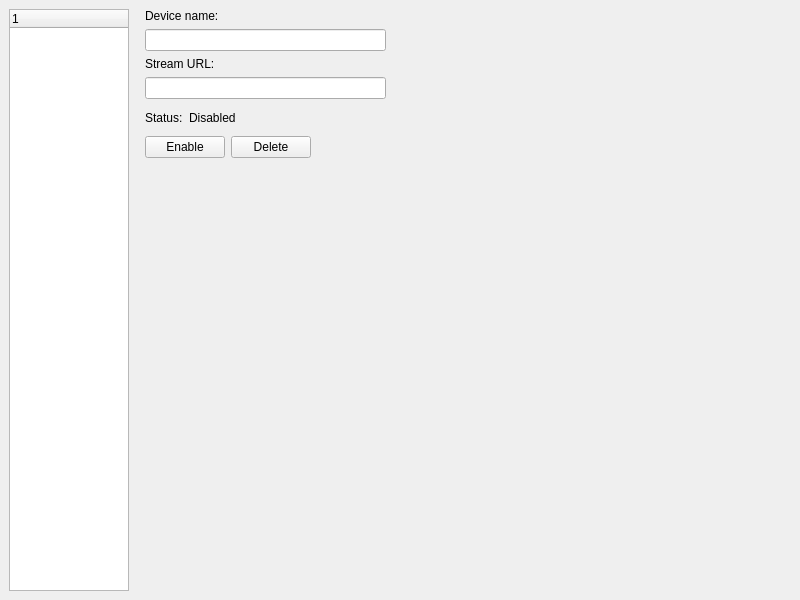
<?xml version="1.0" encoding="UTF-8"?>
<ui version="4.0">
 <class>MainWindow</class>
 <widget class="QMainWindow" name="MainWindow">
  <property name="geometry">
   <rect>
    <x>0</x>
    <y>0</y>
    <width>800</width>
    <height>600</height>
   </rect>
  </property>
  <property name="windowTitle">
   <string>MainWindow</string>
  </property>
  <widget class="QWidget" name="centralwidget">
   <layout class="QHBoxLayout" name="horizontalLayout">
    <item>
     <widget class="QTreeWidget" name="left_menu_treeWidget">
      <property name="maximumSize">
       <size>
        <width>120</width>
        <height>600</height>
       </size>
      </property>
      <property name="baseSize">
       <size>
        <width>0</width>
        <height>0</height>
       </size>
      </property>
      <column>
       <property name="text">
        <string notr="true">1</string>
       </property>
      </column>
     </widget>
    </item>
    <item>
     <widget class="QStackedWidget" name="main_window_stackedWidget">
      <property name="currentIndex">
       <number>4</number>
      </property>
      <widget class="QWidget" name="dashboard_page">
       <widget class="QWidget" name="">
        <property name="geometry">
         <rect>
          <x>11</x>
          <y>2</y>
          <width>121</width>
          <height>115</height>
         </rect>
        </property>
        <layout class="QVBoxLayout" name="dashboard_page_verticalLayout">
         <item>
          <layout class="QVBoxLayout" name="dashboard_page_version_verticalLayout">
           <item>
            <widget class="QLabel" name="software_version_label">
             <property name="text">
              <string>Software version: 0.01a</string>
             </property>
            </widget>
           </item>
           <item>
            <widget class="QLabel" name="system_parameters_label">
             <property name="text">
              <string>System parameters:</string>
             </property>
            </widget>
           </item>
          </layout>
         </item>
         <item>
          <widget class="QFrame" name="system_parameters_frame">
           <property name="frameShape">
            <enum>QFrame::StyledPanel</enum>
           </property>
           <property name="frameShadow">
            <enum>QFrame::Raised</enum>
           </property>
           <layout class="QHBoxLayout" name="horizontalLayout_2">
            <item>
             <layout class="QVBoxLayout" name="dashboard_page_info_verticalLayout">
              <item>
               <widget class="QLabel" name="cpu_load_label">
                <property name="text">
                 <string>CPU load:</string>
                </property>
               </widget>
              </item>
              <item>
               <widget class="QLabel" name="ram_load_label">
                <property name="text">
                 <string>RAM load:</string>
                </property>
               </widget>
              </item>
              <item>
               <widget class="QLabel" name="gpu_load_label">
                <property name="text">
                 <string>GPU load:</string>
                </property>
               </widget>
              </item>
             </layout>
            </item>
            <item>
             <layout class="QVBoxLayout" name="dashboard_page_values_verticalLayout">
              <item>
               <widget class="QLabel" name="cpu_load_info_label">
                <property name="text">
                 <string>0</string>
                </property>
               </widget>
              </item>
              <item>
               <widget class="QLabel" name="ram_load_info_label">
                <property name="text">
                 <string>0</string>
                </property>
               </widget>
              </item>
              <item>
               <widget class="QLabel" name="gpu_load_info_label">
                <property name="text">
                 <string>0</string>
                </property>
               </widget>
              </item>
             </layout>
            </item>
           </layout>
          </widget>
         </item>
        </layout>
       </widget>
      </widget>
      <widget class="QWidget" name="cameras_page">
       <widget class="QWidget" name="gridLayoutWidget">
        <property name="geometry">
         <rect>
          <x>0</x>
          <y>0</y>
          <width>651</width>
          <height>581</height>
         </rect>
        </property>
        <layout class="QGridLayout" name="cameras_gridLayout">
         <property name="spacing">
          <number>0</number>
         </property>
        </layout>
       </widget>
      </widget>
      <widget class="QWidget" name="settings_page">
       <widget class="QWidget" name="verticalLayoutWidget">
        <property name="geometry">
         <rect>
          <x>0</x>
          <y>559</y>
          <width>81</width>
          <height>21</height>
         </rect>
        </property>
        <layout class="QVBoxLayout" name="settings_page_verticalLayout">
         <item>
          <widget class="QPushButton" name="add_camera_pushButton">
           <property name="maximumSize">
            <size>
             <width>75</width>
             <height>16777215</height>
            </size>
           </property>
           <property name="text">
            <string>Add camera</string>
           </property>
          </widget>
         </item>
        </layout>
       </widget>
      </widget>
      <widget class="QWidget" name="webcam_page">
       <widget class="QWidget" name="">
        <property name="geometry">
         <rect>
          <x>3</x>
          <y>0</y>
          <width>241</width>
          <height>102</height>
         </rect>
        </property>
        <layout class="QVBoxLayout" name="webcam_page_verticalLayout">
         <item>
          <layout class="QVBoxLayout" name="webcam_page_device_name_verticalLayout">
           <item>
            <widget class="QLabel" name="webcam_device_name_label">
             <property name="text">
              <string>Device name:</string>
             </property>
            </widget>
           </item>
           <item>
            <widget class="QLineEdit" name="webcam_device_name_lineEdit"/>
           </item>
          </layout>
         </item>
         <item>
          <layout class="QHBoxLayout" name="webcam_page_status_horizontalLayout">
           <item>
            <widget class="QLabel" name="webcam_status_label">
             <property name="text">
              <string>Status:</string>
             </property>
            </widget>
           </item>
           <item>
            <widget class="QLabel" name="webcam_actual_status_label">
             <property name="text">
              <string>Disabled</string>
             </property>
            </widget>
           </item>
           <item>
            <spacer name="webcam_page_status_horizontalSpacer">
             <property name="orientation">
              <enum>Qt::Horizontal</enum>
             </property>
             <property name="sizeHint" stdset="0">
              <size>
               <width>40</width>
               <height>20</height>
              </size>
             </property>
            </spacer>
           </item>
          </layout>
         </item>
         <item>
          <layout class="QHBoxLayout" name="webcam_page_buttons_horizontalLayout">
           <item>
            <widget class="QPushButton" name="webcam_enable_pushButton">
             <property name="text">
              <string>Enable</string>
             </property>
            </widget>
           </item>
           <item>
            <widget class="QPushButton" name="webcam_delete_pushButton">
             <property name="text">
              <string>Delete</string>
             </property>
            </widget>
           </item>
           <item>
            <spacer name="webcam_page_buttons_horizontalSpacer">
             <property name="orientation">
              <enum>Qt::Horizontal</enum>
             </property>
             <property name="sizeHint" stdset="0">
              <size>
               <width>40</width>
               <height>20</height>
              </size>
             </property>
            </spacer>
           </item>
          </layout>
         </item>
        </layout>
       </widget>
      </widget>
      <widget class="QWidget" name="rtsp_page">
       <widget class="QWidget" name="">
        <property name="geometry">
         <rect>
          <x>10</x>
          <y>0</y>
          <width>241</width>
          <height>149</height>
         </rect>
        </property>
        <layout class="QVBoxLayout" name="rtsp_page_verticalLayout">
         <item>
          <layout class="QVBoxLayout" name="rtsp_device_name_verticalLayout">
           <item>
            <widget class="QLabel" name="rtsp_device_name_label">
             <property name="text">
              <string>Device name:</string>
             </property>
            </widget>
           </item>
           <item>
            <widget class="QLineEdit" name="rtsp_device_name_lineEdit"/>
           </item>
          </layout>
         </item>
         <item>
          <layout class="QVBoxLayout" name="rtsp_stream_url_verticalLayout">
           <item>
            <widget class="QLabel" name="rtsp_stream_url_label">
             <property name="text">
              <string>Stream URL:</string>
             </property>
            </widget>
           </item>
           <item>
            <widget class="QLineEdit" name="rtsp_stream_url_lineEdit"/>
           </item>
          </layout>
         </item>
         <item>
          <layout class="QHBoxLayout" name="rtsp_actual_status_horizontalLayout">
           <item>
            <widget class="QLabel" name="rtsp_status_label">
             <property name="text">
              <string>Status:</string>
             </property>
            </widget>
           </item>
           <item>
            <widget class="QLabel" name="rtsp_actual_status_label">
             <property name="text">
              <string>Disabled</string>
             </property>
            </widget>
           </item>
           <item>
            <spacer name="rtsp_actual_status_horizontalSpacer">
             <property name="orientation">
              <enum>Qt::Horizontal</enum>
             </property>
             <property name="sizeHint" stdset="0">
              <size>
               <width>40</width>
               <height>20</height>
              </size>
             </property>
            </spacer>
           </item>
          </layout>
         </item>
         <item>
          <layout class="QHBoxLayout" name="rtsp_buttons_horizontalLayout">
           <item>
            <widget class="QPushButton" name="rtsp_enable_pushButton">
             <property name="text">
              <string>Enable</string>
             </property>
            </widget>
           </item>
           <item>
            <widget class="QPushButton" name="rtsp_delete_pushButton">
             <property name="text">
              <string>Delete</string>
             </property>
            </widget>
           </item>
           <item>
            <spacer name="rtsp_buttons_horizontalSpacer">
             <property name="orientation">
              <enum>Qt::Horizontal</enum>
             </property>
             <property name="sizeHint" stdset="0">
              <size>
               <width>40</width>
               <height>20</height>
              </size>
             </property>
            </spacer>
           </item>
          </layout>
         </item>
        </layout>
       </widget>
      </widget>
     </widget>
    </item>
   </layout>
  </widget>
 </widget>
 <resources>
  <include location="media/resources.qrc"/>
 </resources>
 <connections/>
</ui>
